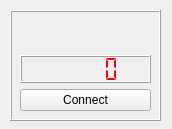
<?xml version="1.0" encoding="UTF-8"?>
<ui version="4.0">
 <class>Input</class>
 <widget class="QWidget" name="Input">
  <property name="geometry">
   <rect>
    <x>0</x>
    <y>0</y>
    <width>172</width>
    <height>129</height>
   </rect>
  </property>
  <property name="windowTitle">
   <string>Input Device</string>
  </property>
  <widget class="QFrame" name="frame">
   <property name="geometry">
    <rect>
     <x>10</x>
     <y>10</y>
     <width>151</width>
     <height>111</height>
    </rect>
   </property>
   <property name="frameShape">
    <enum>QFrame::Box</enum>
   </property>
   <property name="frameShadow">
    <enum>QFrame::Raised</enum>
   </property>
   <widget class="QWidget" name="verticalLayoutWidget">
    <property name="geometry">
     <rect>
      <x>10</x>
      <y>10</y>
      <width>131</width>
      <height>91</height>
     </rect>
    </property>
    <layout class="QVBoxLayout" name="verticalLayout">
     <item>
      <widget class="QLabel" name="nameLabel">
       <property name="text">
        <string/>
       </property>
      </widget>
     </item>
     <item>
      <widget class="QLCDNumber" name="inputLCD">
       <property name="styleSheet">
        <string notr="true">color: rgb(255, 0, 0);</string>
       </property>
       <property name="segmentStyle">
        <enum>QLCDNumber::Flat</enum>
       </property>
       <property name="value" stdset="0">
        <double>0.000000000000000</double>
       </property>
       <property name="intValue" stdset="0">
        <number>0</number>
       </property>
      </widget>
     </item>
     <item>
      <widget class="QPushButton" name="connectBtn">
       <property name="text">
        <string>Connect</string>
       </property>
      </widget>
     </item>
    </layout>
   </widget>
  </widget>
 </widget>
 <resources/>
 <connections/>
</ui>
